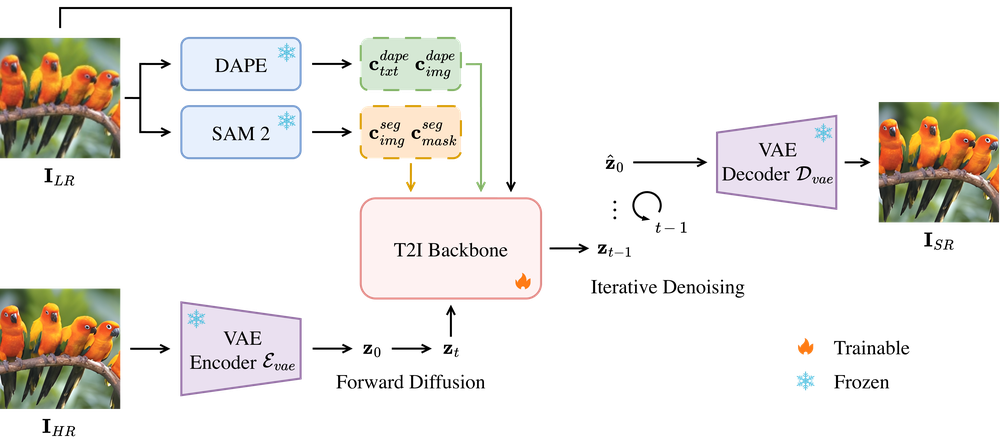
#> input picture assets/figs/model_overview.png, 1000 x 447 px, shrunk from 5988 x 2676 before the run
$ python bicubic.py --lr_dir ../../../assets/figs --output_dir out
#> lines starting #> are read from the running program, lines starting #| are printed output that depends on the picture
"""
Bicubic upsampling of the LR images, saved like an SR output: how much of the GT the LR itself holds, band by band
(score it with data_tools/fine_structure.py). The upsampling is the one test.py uses for the color fix
(PIL bicubic to `scale` x the LR size).

Usage:
    python data_tools/bicubic.py --lr_dir preset/datasets/test_datasets/RealSR/test_LR \
        --output_dir preset/datasets/output/bicubic/RealSR
"""

import argparse
import os
from pathlib import Path

from PIL import Image

def upsample(image, scale):
    return image.resize((image.size[0] * scale, image.size[1] * scale), Image.BICUBIC)

def parse_args(argv=None):
    parser = argparse.ArgumentParser(description="Bicubic upsampling of LR images, saved like an SR output.")
    parser.add_argument("--lr_dir", required=True)
    parser.add_argument("--output_dir", required=True, help="Results are saved to <output_dir>/<sample>/<stem>.png.")
    parser.add_argument("--sample", default="sample00")
    parser.add_argument("--scale", type=int, default=4)
    return parser.parse_args(argv)

def main(argv=None):
    args = parse_args(argv)
    out_dir = os.path.join(args.output_dir, args.sample)
    os.makedirs(out_dir, exist_ok=True)
    names = sorted(name for name in os.listdir(args.lr_dir) if not name.startswith("."))
    for name in names:
        image = Image.open(os.path.join(args.lr_dir, name)).convert("RGB")
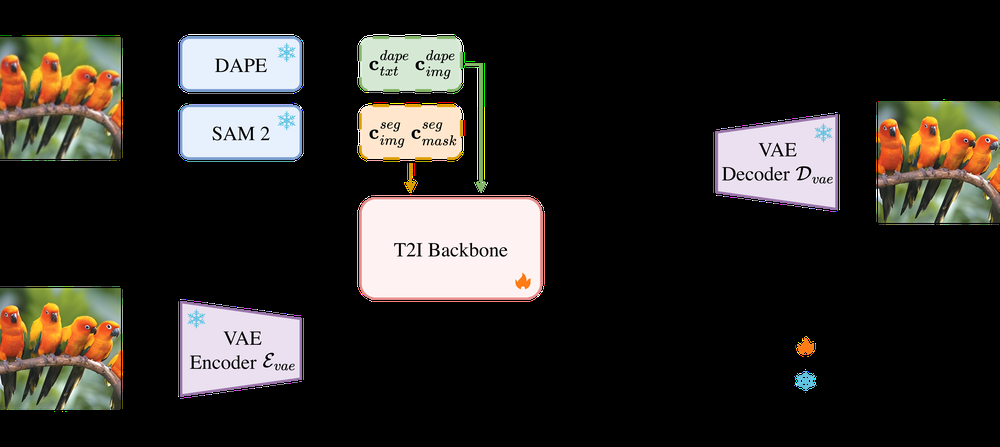
#> image: PIL image 1000x447 RGB; mean R, G, B 47, 43.9, 39.8
        upsample(image, args.scale).save(os.path.join(out_dir, f"{Path(name).stem}.png"))
    print(f"{len(names)} images from {args.lr_dir} -> {out_dir} (x{args.scale} bicubic)")

if __name__ == "__main__":
    main()
